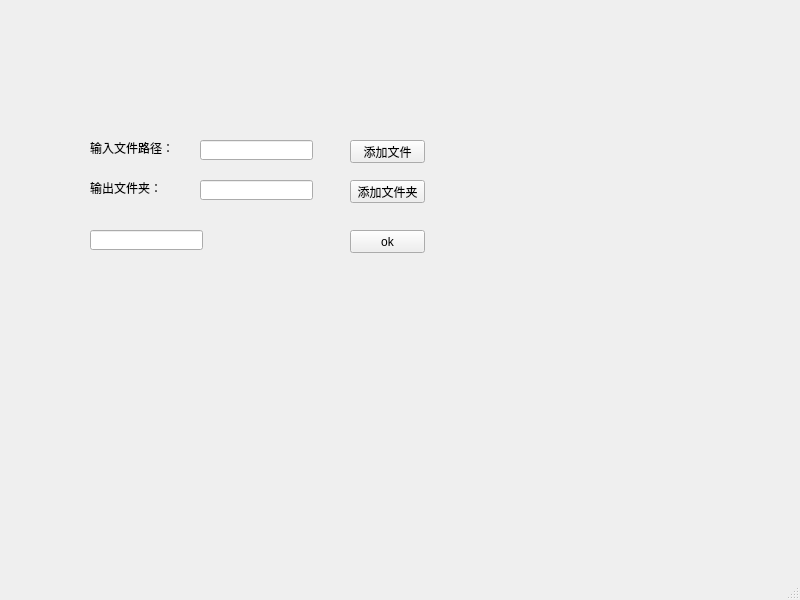
<?xml version="1.0" encoding="UTF-8"?>
<ui version="4.0">
 <class>MainWindow</class>
 <widget class="QMainWindow" name="MainWindow">
  <property name="geometry">
   <rect>
    <x>0</x>
    <y>0</y>
    <width>800</width>
    <height>600</height>
   </rect>
  </property>
  <property name="windowTitle">
   <string>MainWindow</string>
  </property>
  <widget class="QWidget" name="centralwidget">
   <widget class="QPushButton" name="pushButton">
    <property name="geometry">
     <rect>
      <x>350</x>
      <y>140</y>
      <width>75</width>
      <height>23</height>
     </rect>
    </property>
    <property name="text">
     <string>添加文件</string>
    </property>
   </widget>
   <widget class="QLabel" name="label">
    <property name="geometry">
     <rect>
      <x>90</x>
      <y>140</y>
      <width>91</width>
      <height>16</height>
     </rect>
    </property>
    <property name="text">
     <string>输入文件路径：</string>
    </property>
   </widget>
   <widget class="QLineEdit" name="lineEdit">
    <property name="geometry">
     <rect>
      <x>200</x>
      <y>140</y>
      <width>113</width>
      <height>20</height>
     </rect>
    </property>
   </widget>
   <widget class="QLabel" name="label_2">
    <property name="geometry">
     <rect>
      <x>90</x>
      <y>180</y>
      <width>71</width>
      <height>16</height>
     </rect>
    </property>
    <property name="text">
     <string>输出文件夹：</string>
    </property>
   </widget>
   <widget class="QLineEdit" name="lineEdit_2">
    <property name="geometry">
     <rect>
      <x>200</x>
      <y>180</y>
      <width>113</width>
      <height>20</height>
     </rect>
    </property>
   </widget>
   <widget class="QPushButton" name="pushButton_2">
    <property name="geometry">
     <rect>
      <x>350</x>
      <y>180</y>
      <width>75</width>
      <height>23</height>
     </rect>
    </property>
    <property name="text">
     <string>添加文件夹</string>
    </property>
   </widget>
   <widget class="QLineEdit" name="lineEdit_3">
    <property name="geometry">
     <rect>
      <x>90</x>
      <y>230</y>
      <width>113</width>
      <height>20</height>
     </rect>
    </property>
   </widget>
   <widget class="QPushButton" name="pushButton_3">
    <property name="geometry">
     <rect>
      <x>350</x>
      <y>230</y>
      <width>75</width>
      <height>23</height>
     </rect>
    </property>
    <property name="text">
     <string>ok</string>
    </property>
   </widget>
  </widget>
  <widget class="QMenuBar" name="menubar">
   <property name="geometry">
    <rect>
     <x>0</x>
     <y>0</y>
     <width>800</width>
     <height>23</height>
    </rect>
   </property>
  </widget>
  <widget class="QStatusBar" name="statusbar"/>
 </widget>
 <resources/>
 <connections/>
</ui>
